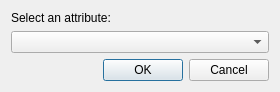
<?xml version="1.0" encoding="UTF-8"?>
<ui version="4.0">
 <class>attribSelection</class>
 <widget class="QDialog" name="attribSelection">
  <property name="geometry">
   <rect>
    <x>0</x>
    <y>0</y>
    <width>280</width>
    <height>92</height>
   </rect>
  </property>
  <property name="windowTitle">
   <string>Attribute selection</string>
  </property>
  <property name="windowIcon">
   <iconset resource="../icons.qrc">
    <normaloff>:/icons/icons/app_icon.png</normaloff>:/icons/icons/app_icon.png</iconset>
  </property>
  <property name="modal">
   <bool>true</bool>
  </property>
  <layout class="QVBoxLayout" name="verticalLayout">
   <item>
    <widget class="QLabel" name="label">
     <property name="sizePolicy">
      <sizepolicy hsizetype="Preferred" vsizetype="Preferred">
       <horstretch>0</horstretch>
       <verstretch>0</verstretch>
      </sizepolicy>
     </property>
     <property name="text">
      <string>Select an attribute:</string>
     </property>
    </widget>
   </item>
   <item>
    <widget class="QComboBox" name="attribComboBox"/>
   </item>
   <item>
    <spacer name="verticalSpacer">
     <property name="orientation">
      <enum>Qt::Vertical</enum>
     </property>
     <property name="sizeHint" stdset="0">
      <size>
       <width>20</width>
       <height>40</height>
      </size>
     </property>
    </spacer>
   </item>
   <item>
    <widget class="QDialogButtonBox" name="buttonBox">
     <property name="orientation">
      <enum>Qt::Horizontal</enum>
     </property>
     <property name="standardButtons">
      <set>QDialogButtonBox::Cancel|QDialogButtonBox::Ok</set>
     </property>
    </widget>
   </item>
  </layout>
 </widget>
 <resources>
  <include location="../icons.qrc"/>
 </resources>
 <connections>
  <connection>
   <sender>buttonBox</sender>
   <signal>accepted()</signal>
   <receiver>attribSelection</receiver>
   <slot>accept()</slot>
   <hints>
    <hint type="sourcelabel">
     <x>248</x>
     <y>254</y>
    </hint>
    <hint type="destinationlabel">
     <x>157</x>
     <y>274</y>
    </hint>
   </hints>
  </connection>
  <connection>
   <sender>buttonBox</sender>
   <signal>rejected()</signal>
   <receiver>attribSelection</receiver>
   <slot>reject()</slot>
   <hints>
    <hint type="sourcelabel">
     <x>316</x>
     <y>260</y>
    </hint>
    <hint type="destinationlabel">
     <x>286</x>
     <y>274</y>
    </hint>
   </hints>
  </connection>
 </connections>
</ui>
